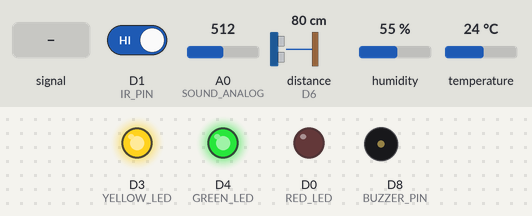
Recording of a sketch running on a simulated ESP8266 (NodeMCU). On the bench: output pins drawn as LEDs (lit = HIGH), buzzer (waves = sounding, pin HIGH). Wiring (inferred from the names in the program): ultrasonic range finder: trigger D5; echo D6. The inputs (shaded band) are chosen by the test bench; at power-on: temperature 24 °C, distance to the obstacle (sensor on D6) 80 cm, A0 (SOUND_ANALOG) = 512, D1 (IR_PIN) HIGH, humidity 55 %. The echo pulse lasts 58.3 µs per cm; pins used as bus, display or sensor lines are not drawn; what the sketch prints to the serial monitor is not drawn.

Above: at 1.6 s.
1.7 s: temperature set to 29 °C
5.5 s: temperature set to 32 °C
At 7.3 s:
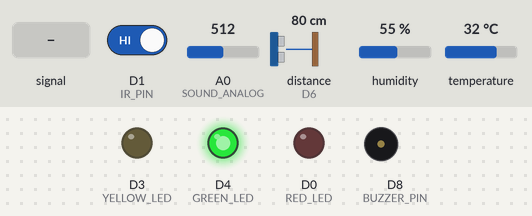
7.6 s: A0 (SOUND_ANALOG) fed a 200 Hz sine of ±255 counts around its level
At 8.7 s:
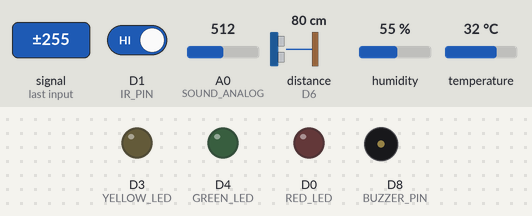
9.1 s: distance to the obstacle (sensor on D6) set to 12 cm
10.6 s: distance to the obstacle (sensor on D6) set to 9 cm
At 11.8 s:
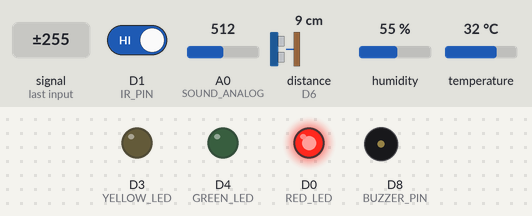
12.1 s: A0 (SOUND_ANALOG) set to 390
At 12.6 s:
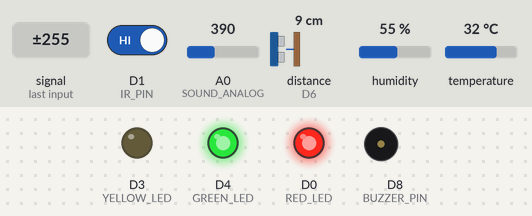
Timing chart, 0 to 14.7 s (numbered marks = the images above; inputs shaded):
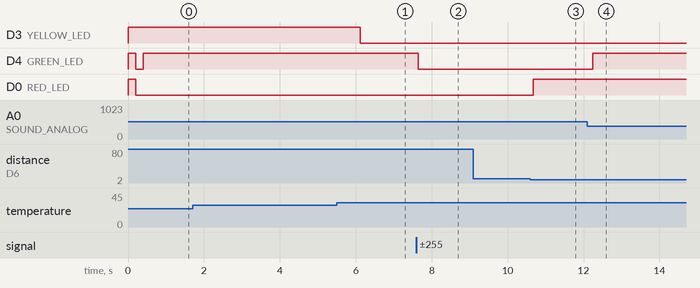

Measured:
- the behaviour switches between 30 and 31 °C on temperature (found by bisection; images 0 and 1)
- the behaviour switches between 11 and 10 cm on distance to the obstacle (sensor on D6) (found by bisection; images 2 and 3)
- after the input at 1.7 s, every drawn part: stays the same
- after the input at 5.5 s, D3 (YELLOW_LED): HIGH → LOW after 0.61 s
- after the input at 7.6 s, D4 (GREEN_LED): HIGH → LOW after 0.05 s
- after the input at 9.1 s, every drawn part: stays the same
- after the input at 10.6 s, D0 (RED_LED): LOW → HIGH after 0.08 s
- after the input at 12.1 s, D4 (GREEN_LED): LOW → HIGH after 0.14 s

The sketch:

Multi_Sensor_Fusion_Core.ino
```cpp
/*
 * Project: OMNI-SENTINEL (Multi-Sensor Fusion System)
 * Author: Sayon Ghosh (CSE Undergraduate Student)
 * Architecture: Hybrid GPIO Logic (Active High + Active Low)
 * Key Concept: Non-Blocking Sensor Polling & Analog Peak Detection
 * * * Engineering Challenges Solved:
 * 1. Boot Safety: Using Pull-up wiring for D3/D4 to prevent boot failure.
 * 2. Sound Sampling: Implemented 50ms listening window for accurate clap detection.
 * 3. Sensor Fusion: Integrating Vision (Sonar), Touch (IR), Sound (Mic), and Thermal (DHT) data simultaneously.
 */

#include <ESP8266WiFi.h>
#include <DHT.h>

// --- PIN MAPPING (CRITICAL) ---
#define RED_LED D0      // Active High (Visual Danger)
#define IR_PIN D1       // Input (Touch)
#define SOUND_ANALOG A0 // Analog Input (Audio Sampling)
#define YELLOW_LED D3   // Active Low (Heat Warning) - Critical Boot Pin
#define GREEN_LED D4    // Active Low (Clap Indicator) - Critical Boot Pin
#define TRIG_PIN D5     // Ultrasonic Output
#define ECHO_PIN D6     // Ultrasonic Input
#define DHT_PIN D7      // Thermal Data
#define BUZZER_PIN D8   // Active High (Alarm) - Critical Boot Pin

// --- SENSOR OBJECTS ---
#define DHTTYPE DHT11
DHT dht(DHT_PIN, DHTTYPE);

// --- CONFIGURATION ---
const int SOUND_THRESHOLD = 400; // Calibrated Value for Clap
unsigned long previousMillis = 0;
const long interval = 2000;      // DHT Polling Interval

void setup() {
  Serial.begin(115200);

  // Output Configuration
  pinMode(RED_LED, OUTPUT);
  pinMode(YELLOW_LED, OUTPUT);
  pinMode(GREEN_LED, OUTPUT);
  pinMode(BUZZER_PIN, OUTPUT);
  pinMode(TRIG_PIN, OUTPUT);

  // Input Configuration
  pinMode(IR_PIN, INPUT);
  pinMode(ECHO_PIN, INPUT);

  // Initial States (Safety Logic)
  digitalWrite(RED_LED, LOW);     // OFF
  digitalWrite(BUZZER_PIN, LOW);  // OFF
  digitalWrite(YELLOW_LED, HIGH); // OFF (Active Low)
  digitalWrite(GREEN_LED, HIGH);  // OFF (Active Low)

  dht.begin();

  Serial.println("\n\n--- SYSTEM OMNI-SENTINEL ONLINE ---");
  Serial.println("Sensors: Sonar | IR | Analog Mic | Thermal");

  // Boot Sequence Animation
  digitalWrite(RED_LED, HIGH); delay(200); digitalWrite(RED_LED, LOW);
  digitalWrite(GREEN_LED, LOW); delay(200); digitalWrite(GREEN_LED, HIGH);
}

void loop() {
  // 1. RADAR VISION (Ultrasonic)
  long duration, distance;
  digitalWrite(TRIG_PIN, LOW); delayMicroseconds(2);
  digitalWrite(TRIG_PIN, HIGH); delayMicroseconds(10);
  digitalWrite(TRIG_PIN, LOW);
  duration = pulseIn(ECHO_PIN, HIGH);
  distance = duration * 0.034 / 2;

  if (distance > 0 && distance < 10) {
    digitalWrite(RED_LED, HIGH); // Intruder Alert
  } else {
    digitalWrite(RED_LED, LOW);
  }

  // 2. TACTILE SENSE (IR Sensor)
  if (digitalRead(IR_PIN) == LOW) {
    digitalWrite(BUZZER_PIN, HIGH); // Contact Alarm
  } else {
    digitalWrite(BUZZER_PIN, LOW);
  }

  // 3. AUDITORY SENSE (Analog Peak Detection)
  int signalMax = 0;
  int signalMin = 1024;
  unsigned long startMillis = millis();

  // 50ms Sampling Window
  while (millis() - startMillis < 50) {
    int sample = analogRead(SOUND_ANALOG);
    if (sample > signalMax) signalMax = sample;
    if (sample < signalMin) signalMin = sample;
  }
  int peakToPeak = signalMax - signalMin; // Amplitude

  if (peakToPeak > SOUND_THRESHOLD) {
    digitalWrite(GREEN_LED, LOW); // Active Low ON
    Serial.print("👏 CLAP DETECTED! Val: ");
    Serial.println(peakToPeak);
    delay(100);
  } else {
    digitalWrite(GREEN_LED, HIGH); // OFF
  }

  // 4. THERMAL SENSE (DHT11 - Non-Blocking)
  unsigned long currentMillis = millis();
  if (currentMillis - previousMillis >= interval) {
    previousMillis = currentMillis;
    float t = dht.readTemperature();
    float h = dht.readHumidity();

    if (!isnan(t)) {
      Serial.print("Temp: "); Serial.print(t); Serial.println("C");
      if (t > 30) {
        digitalWrite(YELLOW_LED, LOW); // Heat Warning (Active Low)
        Serial.println("🔥 HEAT WARNING!");
      } else {
        digitalWrite(YELLOW_LED, HIGH);
      }
    }
  }
}
```
